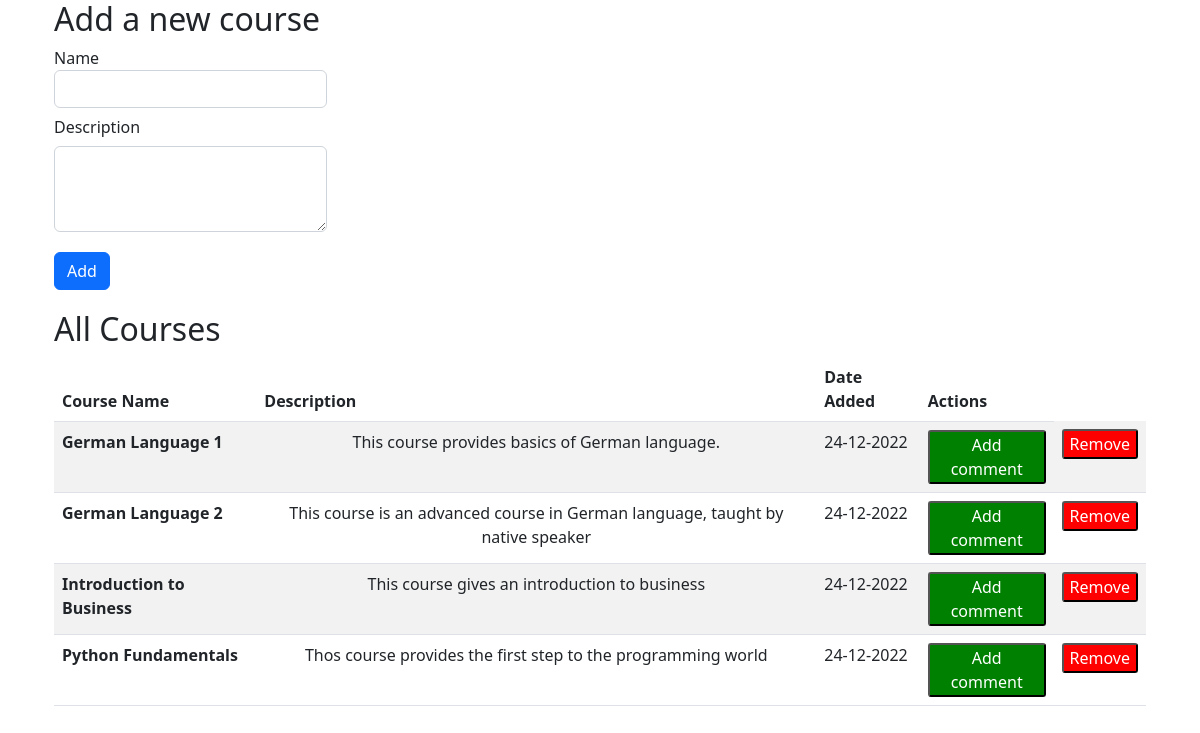
The page / on the database its author committed.
### courses_app/models.py (models this page shows)
class Course(models.Model):
    name=models.CharField(max_length=255)
    desc=models.OneToOneField(Desc,related_name="courses",on_delete=models.CASCADE)
    created_at=models.DateTimeField(auto_now_add=True)
    updated_at=models.DateTimeField(auto_now=True)
    objects = CourseManager()

class Desc(models.Model):
    content=models.TextField()
    created_at=models.DateTimeField(auto_now_add=True)
    updated_at=models.DateTimeField(auto_now=True)
    objects = CourseManager()

### courses_app/views.py (the view)
# urls.py: path('', views.display_home),
def display_home(request):
    context= {
        "courses": models.get_all_courses()
    }
    return render(request,"index.html",context)

### courses_app/models.py (called while the page is built)
def get_all_courses():
    return Course.objects.all()

### courses_app/templates/index.html (shortened to what this page needs)
<!DOCTYPE html>
<html lang="en">
<head>
    <link rel="stylesheet" href="https://cdn.jsdelivr.net/npm/bootstrap@5.2.3/dist/css/bootstrap.min.css">
    {% load static %}
    <link rel="stylesheet" href="{% static 'css/style.css' %}">
</head>
<body>
    <div class="container">
        <div class="add-portion container">
            <h2>Add a new course</h2>
            <form action="/addcourse" method="post">
                <div class="form-group col-sm-3">
                    <label for="inputName">Name</label>
                    <input type="text" class="form-control" id="inputName" name="name">
                </div>
                <div class="form-group col-sm-6">
                    <label for="FormCourseDesc" class="col-sm-6 col-form-label">Description</label>
                    <div class="col-sm-6">
                        <textarea class="form-control" id="FormCourseDesc" rows="3" name="description"></textarea>
                    </div>
                </div>
                <div>
                    <button type="submit" class="btn btn-primary">Add</button>
                </div>
            </form>
        </div>
        <div class="container table-portion">
            <h2>All Courses</h2>
            <div class="courses-table">
                <table class="table table-striped table-hover">
                    <thead>
                        <tr>
                            <th scope="col">Course Name</th>
                            <th scope="col">Description</th>
                            <th scope="col">Date Added</th>
                            <th scope="col">Actions</th>
                        </tr>
                    </thead>
                    <tbody>
                        {% for course in courses %}
                        <tr class="table-row">
                            <th scope="row">{{course.name}}</th>
                            <td class="text-center">{{course.desc.content}}</td>
                            <td>{{course.created_at|date:"d-m-Y"}}</td>
                            <td><form action="/redirct/comments" method="post">
                                <button type="submit" class="btn-comment">Add comment</button></form></td>
                            <td><form action="/course/deletepage" method="post">
                                <button type="submit" class="btn-remove">Remove</button></form></td>
                        </tr>
                        {% endfor %}
                    </tbody>
                </table>
            </div>
        </div>
    </div>
</body>
</html>

### courses_app/static/css/style.css (style rules this page uses)
.btn { margin: 20px 0px; }
.btn-remove { color: white; background-color: red; border-radius: 3px; }
.btn-comment { color: white; background-color: green; border-radius: 3px; }

### rows shown on the page
Course: name "German Language 1", desc.content "This course provides basics of German language.", created_at "24-12-2022"
Course: name "German Language 2", desc.content "This course is an advanced course in German language, taught by native speaker", created_at "24-12-2022"
Course: name "Introduction to Business", desc.content "This course gives an introduction to business", created_at "24-12-2022"
Course: name "Python Fundamentals", desc.content "Thos course provides the first step to the programming world", created_at "24-12-2022"
